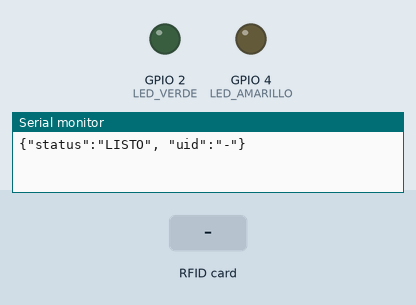
Bench run of a sketch on a simulated ESP32. On the bench: output pins drawn as LEDs (lit = HIGH), the last lines printed to the serial monitor. The inputs (shaded band) are chosen by the test bench.

Above: at 1.2 s.
1.3 s: RFID card 5E 7A 19 C4 held to the reader
At 2.7 s:
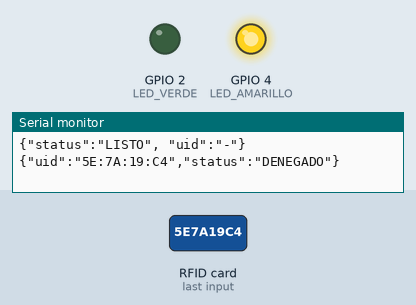
Timing chart, 0 to 4.8 s (numbered marks = the images above; inputs shaded):
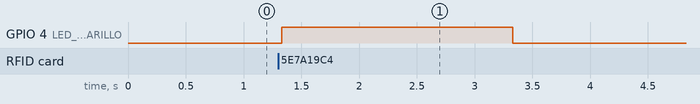

The sketch:

NFC_Inicio.ino
```cpp
#include <SPI.h>
#include <MFRC522.h>
// Se recomienda instalar esta librería desde el gestor de Arduino para manejar JSON
// Busca e instala "ArduinoJson" de Benoit Blanchon
#include <ArduinoJson.h>

#define SS_PIN 5
#define RST_PIN 22

#define LED_VERDE 2
#define LED_AMARILLO 4

MFRC522 mfrc522(SS_PIN, RST_PIN);

// --- SECCIÓN DE UIDS AUTORIZADOS ---
#define NUM_TARJETAS_AUTORIZADAS 2
#define LONGITUD_MAX_UID 7
byte UIDS_AUTORIZADOS[NUM_TARJETAS_AUTORIZADAS][LONGITUD_MAX_UID] = {
  {0xA6, 0x39, 0x8E, 0xF7, 0x00, 0x00, 0x00},
  {0x15, 0x89, 0x01, 0x53, 0x7F, 0x53, 0x00}
};

void setup() {
  Serial.begin(115200);
  SPI.begin();
  mfrc522.PCD_Init();

  pinMode(LED_VERDE, OUTPUT);
  pinMode(LED_AMARILLO, OUTPUT);
  digitalWrite(LED_VERDE, LOW);
  digitalWrite(LED_AMARILLO, LOW);

  // <-- CAMBIO: Enviar un JSON de estado inicial
  Serial.println("{\"status\":\"LISTO\", \"uid\":\"-\"}");
}

void loop() {
  if (!mfrc522.PICC_IsNewCardPresent() || !mfrc522.PICC_ReadCardSerial()) {
    delay(50);
    return;
  }

  // <-- CAMBIO: Obtener el UID como un String
  String uidScannedStr = getUIDString(mfrc522.uid.uidByte, mfrc522.uid.size);

  bool accesoPermitido = false;
  for (int i = 0; i < NUM_TARJETAS_AUTORIZADAS; i++) {
    if (compararUID(mfrc522.uid.uidByte, mfrc522.uid.size, UIDS_AUTORIZADOS[i])) {
      accesoPermitido = true;
      break;
    }
  }

  // <-- CAMBIO: Construir y enviar el JSON con el resultado
  JsonDocument doc; // Usa la librería ArduinoJson para seguridad y eficiencia
  doc["uid"] = uidScannedStr;

  if (accesoPermitido) {
    doc["status"] = "PERMITIDO";
    digitalWrite(LED_VERDE, HIGH);
    digitalWrite(LED_AMARILLO, LOW);
  } else {
    doc["status"] = "DENEGADO";
    digitalWrite(LED_VERDE, LOW);
    digitalWrite(LED_AMARILLO, HIGH);
  }

  serializeJson(doc, Serial);
  Serial.println(); // Envía un salto de línea para que JS sepa que el mensaje terminó

  delay(2000);
  digitalWrite(LED_VERDE, LOW);
  digitalWrite(LED_AMARILLO, LOW);

  mfrc522.PICC_HaltA();
  mfrc522.PCD_StopCrypto1();
}

/**
 * @brief Convierte un array de bytes de UID a un String en formato HEX.
 * @return Un String como "A6:39:8E:F7".
 */
String getUIDString(byte uid[], byte size) {
  String result = "";
  for (byte i = 0; i < size; i++) {
    if (uid[i] < 0x10) {
      result += "0";
    }
    result += String(uid[i], HEX);
    if (i < size - 1) {
      result += ":";
    }
  }
  result.toUpperCase();
  return result;
}

bool compararUID(byte uidScanned[], byte sizeScanned, byte uidAutorizado[]) {
  for (byte i = 0; i < sizeScanned; i++) {
    if (uidScanned[i] != uidAutorizado[i]) {
      return false;
    }
  }
  return true;
}

// La función imprimirUID ya no es necesaria, la reemplaza getUIDString
```

Measured:
- after the input at 1.3 s, GPIO 4 (LED_AMARILLO): LOW → HIGH at once, → LOW 2.0 s later
